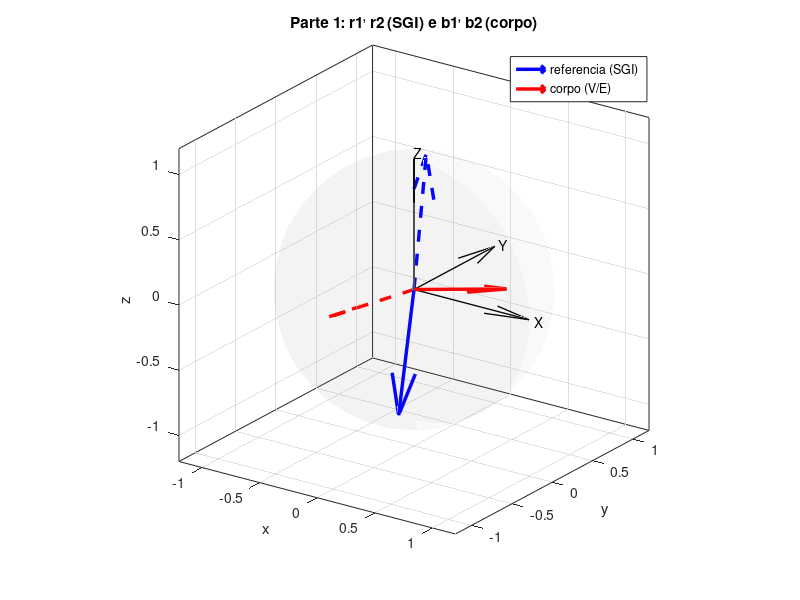
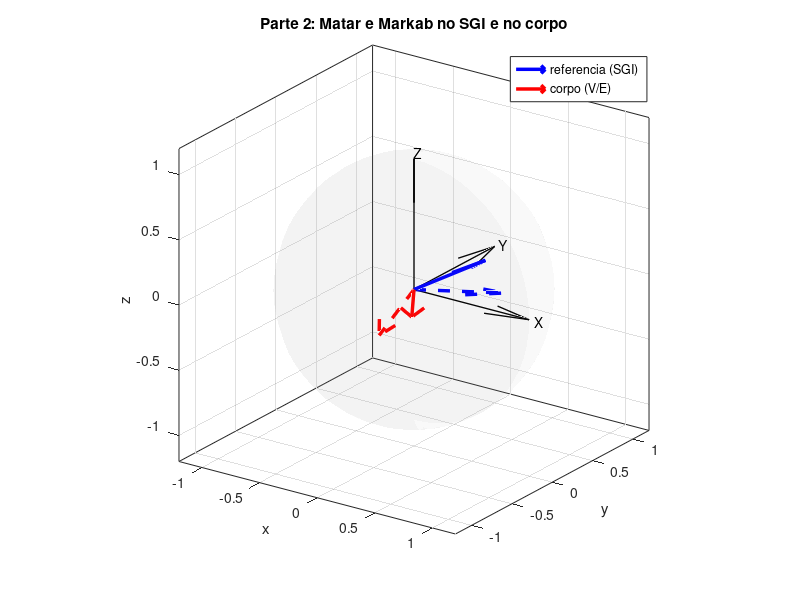

The MATLAB script that drew these images, in order:
%% ======================================================================
%  PB5 - Lab de GN&C - UFABC - Prof. A. Gil V. de Brum
%  ATITUDE DE UM V/E: REPRESENTACAO, SIMULACAO E DETERMINACAO
%
%  Parte 1 - Simula a rotacao de um V/E (matriz de atitude A132), gera os
%            vetores no sistema do corpo e recupera os angulos de atitude
%            pelo metodo algebrico (TRIAD).
%  Parte 2 - Determina a atitude do V/E a partir de duas estrelas (Matar e
%            Markab) identificadas no CDV de um sensor rastreador estelar.
%
%  Convencao adotada (ref.: "Sobre outras matrizes de atitude", Prof. Gil):
%     Rx(roll)  = [1 0 0; 0 cr sr; 0 -sr cr]
%     Ry(pitch) = [cp 0 -sp; 0 1 0; sp 0 cp]
%     Rz(yaw)   = [cy sy 0; -sy cy 0; 0 0 1]
%     A132 = Ry(pitch) * Rz(yaw) * Rx(roll)   =>   b = A132 * r
%     (rotacao em torno de x, depois z, depois y => sequencia 1-3-2)
%
%  Uso: basta digitar  >> pb5   na linha de comando (MATLAB ou Octave).
%% ======================================================================
function pb5()

clc; close all;

fprintf('======================================================================\n');
fprintf('  PB5 - ATITUDE DE UM V/E: REPRESENTACAO, SIMULACAO E DETERMINACAO\n');
fprintf('======================================================================\n');

%% ======================================================================
%  PARTE 1 - SIMULACAO DA ROTACAO E RECUPERACAO DOS ANGULOS
%% ======================================================================
fprintf('\n\n#################### P A R T E   1 ####################\n');

%% --- Item 4: vetores de referencia no SGI e seus versores --------------
r1 = [ 1; -2; -2];
r2 = [-1;  2;  3];

r1_hat = r1 / norm(r1);
r2_hat = r2 / norm(r2);

fprintf('\n--- Item 4: versores de referencia no SGI ---\n');
fprintf('  r1  = [%7.4f %7.4f %7.4f]''   |r1| = %.4f\n', r1, norm(r1));
fprintf('  r2  = [%7.4f %7.4f %7.4f]''   |r2| = %.4f\n', r2, norm(r2));
fprintf('  r1^ = [%9.6f %9.6f %9.6f]''\n', r1_hat);
fprintf('  r2^ = [%9.6f %9.6f %9.6f]''\n', r2_hat);
fprintf('  Angulo entre r1^ e r2^ : %.4f graus\n', acosd(dot(r1_hat, r2_hat)));

%% --- Item 5: as tres matrizes de rotacao elementares -------------------
roll_sim  = 187.9;   % teta_roll  (rotacao em torno de x - rolamento)
pitch_sim = 341.5;   % teta_pitch (rotacao em torno de y - arfagem)
yaw_sim   =  79.7;   % teta_yaw   (rotacao em torno de z - guinada)

Mx = rotx_gnc(roll_sim);    % i)   em torno de x, de um angulo teta_roll
My = roty_gnc(pitch_sim);   % ii)  em torno de y, de um angulo teta_pitch
Mz = rotz_gnc(yaw_sim);     % iii) em torno de z, de um angulo teta_yaw

fprintf('\n--- Item 5: matrizes de rotacao (angulos simulados) ---\n');
fprintf('  teta_roll = %.1f deg | teta_pitch = %.1f deg | teta_yaw = %.1f deg\n', ...
        roll_sim, pitch_sim, yaw_sim);
print_mat('Mx = Rx(teta_roll)', Mx);
print_mat('My = Ry(teta_pitch)', My);
print_mat('Mz = Rz(teta_yaw)', Mz);

%% --- Item 6: metodo TRIAD - rotacao dos versores (b = My*Mz*Mx*r) ------
A_sim = My * Mz * Mx;        % matriz de atitude simulada (A132)

b1_hat = A_sim * r1_hat;
b2_hat = A_sim * r2_hat;

fprintf('\n--- Item 6: versores vistos no sistema do corpo ---\n');
print_mat('A132(simulada) = My*Mz*Mx', A_sim);
fprintf('  b1^ = My*Mz*Mx*r1^ = [%9.6f %9.6f %9.6f]''\n', b1_hat);
fprintf('  b2^ = My*Mz*Mx*r2^ = [%9.6f %9.6f %9.6f]''\n', b2_hat);
fprintf('  Angulo entre b1^ e b2^ : %.4f graus (preservado pela rotacao)\n', ...
        acosd(dot(b1_hat, b2_hat)));

%% --- Item 7: metodo algebrico (TRIAD) - matrizes Mr, Mb e A_T ----------
[A_T, Mr, Mb] = triad(r1_hat, r2_hat, b1_hat, b2_hat);

fprintf('\n--- Item 7: metodo algebrico TRIAD ---\n');
print_mat('Mr = [v1 v2 v3] (triade de referencia)', Mr);
print_mat('Mb = [w1 w2 w3] (triade do corpo)', Mb);
print_mat('A_T = Mb*Mr'' (matriz de atitude determinada)', A_T);

fprintf('  Verificacao de ortogonalidade: ||A_T*A_T'' - I|| = %.3e\n', ...
        norm(A_T*A_T' - eye(3)));
fprintf('  Determinante de A_T          : %.10f\n', det(A_T));
fprintf('  Erro vs. matriz simulada     : ||A_T - A132|| = %.3e\n', ...
        norm(A_T - A_sim));

%% --- Item 8: extracao dos angulos de atitude da matriz A132 ------------
[roll_rec, pitch_rec, yaw_rec] = ang_from_A132(A_T);

fprintf('\n--- Item 8: angulos de atitude extraidos de A_T (matriz 132) ---\n');
fprintf('  A132 simbolica:\n');
fprintf('    [  cp*cy            cp*sy*cr + sp*sr    cp*sy*sr - sp*cr ]\n');
fprintf('    [ -sy               cy*cr               cy*sr            ]\n');
fprintf('    [  sp*cy            sp*sy*cr - cp*sr    sp*sy*sr + cp*cr ]\n');
fprintf('  => yaw   = asind(-A(2,1))\n');
fprintf('     pitch = atan2d(A(3,1)/cos(yaw), A(1,1)/cos(yaw))\n');
fprintf('     roll  = atan2d(A(2,3)/cos(yaw), A(2,2)/cos(yaw))\n\n');

fprintf('  %-22s %12s %12s %12s\n', 'Angulo', 'simulado', 'recuperado', 'equiv. [0,360)');
fprintf('  %-22s %12.4f %12.4f %12.4f\n', 'rolamento (roll)',  roll_sim,  roll_rec,  mod(roll_rec, 360));
fprintf('  %-22s %12.4f %12.4f %12.4f\n', 'arfagem   (pitch)', pitch_sim, pitch_rec, mod(pitch_rec, 360));
fprintf('  %-22s %12.4f %12.4f %12.4f\n', 'guinada   (yaw)',   yaw_sim,   yaw_rec,   mod(yaw_rec, 360));

err_ang = [ang_diff(roll_rec, roll_sim), ang_diff(pitch_rec, pitch_sim), ang_diff(yaw_rec, yaw_sim)];
fprintf('\n  Erro (modulo 360) : roll %.2e | pitch %.2e | yaw %.2e graus\n', err_ang);
fprintf('  ==> Os tres angulos das rotacoes simuladas foram recuperados.\n');
fprintf('  Obs.: atan2 devolve o valor principal em (-180,180]; 187.9 deg e\n');
fprintf('        341.5 deg reaparecem como -172.1 deg e -18.5 deg, angulos\n');
fprintf('        equivalentes (mesma matriz de atitude).\n');

% Reconstrucao de A132 com os angulos recuperados (fechamento do ciclo)
A_rec = roty_gnc(pitch_rec) * rotz_gnc(yaw_rec) * rotx_gnc(roll_rec);
fprintf('  Fechamento do ciclo: ||A132(angulos recuperados) - A_T|| = %.3e\n', ...
        norm(A_rec - A_T));

%% ======================================================================
%  PARTE 2 - DETERMINACAO DA ATITUDE COM SENSOR RASTREADOR ESTELAR
%% ======================================================================
fprintf('\n\n#################### P A R T E   2 ####################\n');

%% --- Dados observacionais (SGI / J2000.0) ------------------------------
% Estrela 1: Matar  (Eta Pegasi)   - AR 22h 44m 16.0s | Dec +30 21'' 32.7''''
% Estrela 2: Markab (Alpha Pegasi) - AR 23h 06m 06.0s | Dec +15 20'' 53.8''''
estrelas = {'Matar  (Eta Pegasi)', 'Markab (Alpha Pegasi)'};

AR_hms  = [22 44 16.0;      % [h m s]
           23 06 06.0];
DEC_dms = [+30 21 32.7;     % [deg arcmin arcsec]
           +15 20 53.8];

AR_deg  = hms2deg(AR_hms);
DEC_deg = dms2deg(DEC_dms);

% Versores de referencia no SGI: r = [cos(d)cos(a); cos(d)sin(a); sin(d)]
R_ref = radec2vec(AR_deg, DEC_deg);
s1_hat = R_ref(:,1);
s2_hat = R_ref(:,2);

fprintf('\n--- Dados de entrada: coordenadas inerciais (SGI/J2000.0) ---\n');
for k = 1:2
    fprintf('  %s\n', estrelas{k});
    fprintf('    AR  = %2dh %2dm %4.1fs  = %10.6f deg\n', AR_hms(k,:), AR_deg(k));
    fprintf('    Dec = %+3d %2d'' %4.1f" = %10.6f deg\n', DEC_dms(k,:), DEC_deg(k));
    fprintf('    r%d^ = [%9.6f %9.6f %9.6f]''\n', k, R_ref(:,k));
end

%% --- Vetores medidos no sistema do corpo (saida do sensor) -------------
b1_st = [ 0.5506; -0.8138; 0.1858];
b2_st = [-0.3521; -0.9351; 0.0386];

fprintf('\n--- Dados de entrada: vetores medidos no sistema do corpo ---\n');
fprintf('  b1 = [%9.6f %9.6f %9.6f]''   |b1| = %.6f\n', b1_st, norm(b1_st));
fprintf('  b2 = [%9.6f %9.6f %9.6f]''   |b2| = %.6f\n', b2_st, norm(b2_st));

% Normalizacao (o sensor entrega os vetores ja praticamente unitarios)
b1_st_hat = b1_st / norm(b1_st);
b2_st_hat = b2_st / norm(b2_st);

%% --- Verificacao de consistencia dos dados -----------------------------
% Uma rotacao e uma transformacao ortogonal: ela PRESERVA o angulo entre
% os vetores. Logo, o angulo entre b1 e b2 tem de ser igual ao angulo
% entre r1^ e r2^. Este teste deve preceder qualquer determinacao.
ang_ref   = acosd(max(-1, min(1, dot(s1_hat, s2_hat))));
ang_corpo = acosd(max(-1, min(1, dot(b1_st_hat, b2_st_hat))));

fprintf('\n--- Verificacao de consistencia (invariancia do angulo) ---\n');
fprintf('  Angulo entre as estrelas no SGI  : %.4f graus\n', ang_ref);
fprintf('  Angulo entre b1 e b2 (corpo)     : %.4f graus\n', ang_corpo);
fprintf('  Discrepancia                     : %+.4f graus\n', ang_corpo - ang_ref);

% Teste da hipotese de erro de sinal na 1a componente de b2
b2_corr     = [-b2_st(1); b2_st(2); b2_st(3)];
b2_corr_hat = b2_corr / norm(b2_corr);
ang_corr    = acosd(max(-1, min(1, dot(b1_st_hat, b2_corr_hat))));

if abs(ang_corpo - ang_ref) > 0.5
    fprintf('\n  *** ATENCAO: discrepancia de %.2f graus. Um sensor estelar tem\n', ...
            abs(ang_corpo - ang_ref));
    fprintf('      exatidao da ordem de segundos de arco; um erro desta magnitude\n');
    fprintf('      NAO e ruido de medida - os dados publicados sao inconsistentes.\n');
    fprintf('\n  Teste de hipotese (troca de sinal na 1a componente de b2):\n');
    fprintf('      b2 = [%+.4f %+.4f %+.4f] => angulo = %.4f graus\n', ...
            b2_corr, ang_corr);
    fprintf('      discrepancia = %+.4f graus (%.1f segundos de arco)\n', ...
            ang_corr - ang_ref, abs(ang_corr - ang_ref)*3600);
    fprintf('      ==> compativel com o arredondamento das 4 casas decimais:\n');
    fprintf('          o sinal "-" em b2(1) e um erro de digitacao do enunciado.\n');
end

%% --- Determinacao da atitude pelo metodo algebrico (TRIAD) -------------
% Os dois cenarios sao resolvidos: (A) dados exatamente como publicados e
% (B) com o sinal de b2(1) corrigido - fisicamente consistente.
cenarios = {'CENARIO A - dados exatamente como publicados', ...
            'CENARIO B - b2(1) com sinal corrigido (+0.3521)'};
B2_casos = [b2_st_hat, b2_corr_hat];

A_caso   = zeros(3,3,2);
ang_caso = zeros(3,2);
res_caso = zeros(2,2);

for k = 1:2
    b2_k = B2_casos(:,k);
    [A_k, Mr_k, Mb_k] = triad(s1_hat, s2_hat, b1_st_hat, b2_k);

    [rl, pt, yw] = ang_from_A132(A_k);
    e1 = acosd(max(-1, min(1, dot(A_k*s1_hat, b1_st_hat))));
    e2 = acosd(max(-1, min(1, dot(A_k*s2_hat, b2_k))));

    A_caso(:,:,k)  = A_k;
    ang_caso(:,k)  = [rl; pt; yw];
    res_caso(:,k)  = [e1; e2];

    fprintf('\n\n=== %s ===\n', cenarios{k});
    fprintf('\n--- Metodo algebrico (TRIAD - Wertz, 1978) ---\n');
    print_mat('Mr (triade de referencia)', Mr_k);
    print_mat('Mb (triade do corpo)', Mb_k);
    print_mat('A = Mb*Mr'' (ATITUDE DO V/E)', A_k);
    fprintf('  Ortogonalidade: ||A*A'' - I|| = %.3e | det(A) = %.10f\n', ...
            norm(A_k*A_k' - eye(3)), det(A_k));

    fprintf('\n--- Atitude em angulos de Euler (sequencia 132) ---\n');
    fprintf('  %-22s %14s %16s\n', 'Angulo', 'valor [deg]', 'equiv. [0,360)');
    fprintf('  %-22s %14.4f %16.4f\n', 'rolamento (roll)',  rl, mod(rl, 360));
    fprintf('  %-22s %14.4f %16.4f\n', 'arfagem   (pitch)', pt, mod(pt, 360));
    fprintf('  %-22s %14.4f %16.4f\n', 'guinada   (yaw)',   yw, mod(yw, 360));

    % O TRIAD casa b1 exatamente; todo o erro sobra no segundo vetor
    fprintf('\n  Residuo angular em b1 (vetor de maior peso) : %.4f graus\n', e1);
    fprintf('  Residuo angular em b2                       : %.4f graus\n', e2);
end

%% --- Resultado adotado -------------------------------------------------
% O cenario B e o unico fisicamente admissivel (preserva o angulo entre as
% direcoes), e portanto e a resposta adotada para a atitude do V/E.
b2_ad = b2_corr_hat;
A_ad  = A_caso(:,:,2);
roll_ad = ang_caso(1,2); pitch_ad = ang_caso(2,2); yaw_ad = ang_caso(3,2);

fprintf('\n\n======================================================================\n');
fprintf('  RESPOSTA - ATITUDE DO V/E NO INSTANTE DA AQUISICAO\n');
fprintf('======================================================================\n');
fprintf('  %-22s %14s %14s\n', 'Angulo', 'Cenario A', 'Cenario B*');
fprintf('  %-22s %14.4f %14.4f\n', 'rolamento (roll)',  ang_caso(1,1), ang_caso(1,2));
fprintf('  %-22s %14.4f %14.4f\n', 'arfagem   (pitch)', ang_caso(2,1), ang_caso(2,2));
fprintf('  %-22s %14.4f %14.4f\n', 'guinada   (yaw)',   ang_caso(3,1), ang_caso(3,2));
fprintf('  %-22s %14.4f %14.4f\n', 'residuo em b2 [deg]', res_caso(2,1), res_caso(2,2));
print_mat('Matriz de atitude adotada (cenario B)', A_ad);
fprintf('  (*) Cenario B adotado: e o unico que preserva o angulo entre as\n');
fprintf('      direcoes observadas, condicao necessaria para que exista uma\n');
fprintf('      matriz de atitude compativel com as duas medidas.\n');

%% ======================================================================
%  QUESTAO C - VARIAS ESTRELAS NO CDV: O PROBLEMA DE WAHBA
%% ======================================================================
% O TRIAD usa apenas 2 direcoes e descarta informacao. Com N > 2 estrelas
% resolve-se o problema de Wahba: minimizar
%       J(A) = (1/2) * soma_k[ w_k * |b_k - A*r_k|^2 ],
% cuja solucao otima e obtida pelo metodo q de Davenport (base do QUEST):
% monta-se a matriz K (4x4) e toma-se o autovetor do maior autovalor, que
% e o quaternio de atitude procurado.
fprintf('\n\n#################### Q U E S T A O   C ####################\n');

%% --- C.1: Wahba aplicado as duas estrelas reais ------------------------
A_wahba = davenport_q(R_ref, [b1_st_hat, b2_ad], [0.5; 0.5]);
[roll_w, pitch_w, yaw_w] = ang_from_A132(A_wahba);

fprintf('\n--- C.1: metodo q de Davenport nas 2 estrelas (cenario B) ---\n');
print_mat('A_wahba (pesos iguais)', A_wahba);
fprintf('  %-22s %12s %12s %12s\n', 'Angulo', 'TRIAD', 'Wahba', 'dif [deg]');
fprintf('  %-22s %12.4f %12.4f %12.4f\n', 'rolamento (roll)',  roll_ad,  roll_w,  ang_diff(roll_w, roll_ad));
fprintf('  %-22s %12.4f %12.4f %12.4f\n', 'arfagem   (pitch)', pitch_ad, pitch_w, ang_diff(pitch_w, pitch_ad));
fprintf('  %-22s %12.4f %12.4f %12.4f\n', 'guinada   (yaw)',   yaw_ad,   yaw_w,   ang_diff(yaw_w, yaw_ad));
fprintf('\n  Com apenas 2 direcoes quase consistentes os dois metodos coincidem;\n');
fprintf('  a diferenca aparece quando ha redundancia (N > 2) e ruido.\n');

%% --- C.2: simulacao com N estrelas no CDV (TRIAD x QUEST) --------------
% Atitude verdadeira conhecida, N estrelas sinteticas no CDV e ruido
% gaussiano de 20 segundos de arco por eixo (tipico de um AST).
rng_seed = 42;
if exist('rng', 'builtin') || exist('rng', 'file'), rng(rng_seed); else, rand('seed', rng_seed); randn('seed', rng_seed); end

A_true   = roty_gnc(pitch_sim) * rotz_gnc(yaw_sim) * rotx_gnc(roll_sim);
N_est    = 8;
sigma_as = 20;                       % ruido do sensor [segundos de arco]
sigma    = sigma_as / 3600;          % em graus

R_sim = zeros(3, N_est);
B_sim = zeros(3, N_est);
for k = 1:N_est
    v = randn(3,1);  R_sim(:,k) = v / norm(v);                 % estrela k no SGI
    bk = A_true * R_sim(:,k);
    bk = bk + (sigma*pi/180) * randn(3,1);                     % ruido de medida
    B_sim(:,k) = bk / norm(bk);
end

% TRIAD: obrigado a escolher so 2 das N estrelas (usa as duas primeiras)
A_triad_N = triad(R_sim(:,1), R_sim(:,2), B_sim(:,1), B_sim(:,2));
% QUEST/Wahba: usa todas as N estrelas
A_quest_N = davenport_q(R_sim, B_sim, ones(N_est,1));

fprintf('\n--- C.2: simulacao com %d estrelas no CDV (ruido = %d arcsec) ---\n', N_est, sigma_as);
fprintf('  Atitude verdadeira : roll = %.1f | pitch = %.1f | yaw = %.1f deg\n', ...
        roll_sim, pitch_sim, yaw_sim);
fprintf('  Erro do TRIAD (so 2 estrelas de %d) : %8.2f segundos de arco\n', ...
        N_est, err_ang_matriz(A_triad_N, A_true)*3600);
fprintf('  Erro do QUEST (todas as %d estrelas): %8.2f segundos de arco\n', ...
        N_est, err_ang_matriz(A_quest_N, A_true)*3600);
fprintf('\n  ==> RESPOSTA: com varias estrelas nao se usa o metodo algebrico.\n');
fprintf('      Resolve-se o problema de Wahba (metodo q de Davenport / QUEST),\n');
fprintf('      que pondera TODAS as direcoes medidas pelos respectivos pesos.\n');
fprintf('      O erro cai aproximadamente com 1/sqrt(N), como se ve acima.\n');

%% ======================================================================
%  FIGURAS
%% ======================================================================
% Fig. 1 - Parte 1: versores de referencia e do corpo
figure('Name', 'PB5 - Parte 1: rotacao simulada', 'Color', 'w');
plot_frames(r1_hat, r2_hat, b1_hat, b2_hat, ...
            'Parte 1: r1^, r2^ (SGI) e b1^, b2^ (corpo)');

% Fig. 2 - Parte 2: estrelas no SGI e no sistema do corpo (cenario adotado)
figure('Name', 'PB5 - Parte 2: sensor de estrelas', 'Color', 'w');
plot_frames(s1_hat, s2_hat, b1_st_hat, b2_ad, ...
            'Parte 2: Matar e Markab no SGI e no corpo');

saveas(figure(1), 'pb5_parte1_vetores.png');
saveas(figure(2), 'pb5_parte2_estrelas.png');

fprintf('\n======================================================================\n');
fprintf('  Figuras salvas: pb5_parte1_vetores.png / pb5_parte2_estrelas.png\n');
fprintf('======================================================================\n');

end % ---------------------------- fim de pb5 ---------------------------


%% ======================================================================
%  FUNCOES AUXILIARES
%% ======================================================================

function R = rotx_gnc(ang)
% Rotacao em torno de x (rolamento) - convencao do curso
    c = cosd(ang); s = sind(ang);
    R = [1  0  0; 0  c  s; 0 -s  c];
end

function R = roty_gnc(ang)
% Rotacao em torno de y (arfagem) - convencao do curso
    c = cosd(ang); s = sind(ang);
    R = [c  0 -s; 0  1  0; s  0  c];
end

function R = rotz_gnc(ang)
% Rotacao em torno de z (guinada) - convencao do curso
    c = cosd(ang); s = sind(ang);
    R = [ c  s  0; -s  c  0; 0  0  1];
end

function [A, Mr, Mb] = triad(r1_hat, r2_hat, b1_hat, b2_hat)
% Metodo algebrico TRIAD (Wertz, 1978).
% Constroi uma triade ortonormal em cada sistema a partir de dois vetores
% e obtem a atitude por A = Mb*Mr'. O primeiro vetor (r1/b1) e casado
% exatamente; o segundo entra apenas pela direcao do produto vetorial.
    v1 = r1_hat;
    v2 = cross(r1_hat, r2_hat);  v2 = v2 / norm(v2);
    v3 = cross(v1, v2);
    Mr = [v1, v2, v3];

    w1 = b1_hat;
    w2 = cross(b1_hat, b2_hat);  w2 = w2 / norm(w2);
    w3 = cross(w1, w2);
    Mb = [w1, w2, w3];

    A = Mb * Mr';
end

function [roll, pitch, yaw] = ang_from_A132(A)
% Extrai rolamento, arfagem e guinada (graus) da matriz de atitude 132,
% A132 = Ry(pitch)*Rz(yaw)*Rx(roll):
%   [  cp*cy     cp*sy*cr + sp*sr    cp*sy*sr - sp*cr ]
%   [ -sy        cy*cr               cy*sr            ]
%   [  sp*cy     sp*sy*cr - cp*sr    sp*sy*sr + cp*cr ]
% O yaw sai do seno (limitado a [-90,90], evitando a ambiguidade) e os
% outros dois de atan2, ja com o primeiro angulo conhecido.
    s_yaw = -A(2,1);
    s_yaw = max(-1, min(1, s_yaw));       % protecao contra |.|>1 numerico
    yaw   = asind(s_yaw);
    c_yaw = cosd(yaw);

    if abs(c_yaw) < 1e-10                 % singularidade (gimbal lock)
        warning('ang_from_A132:gimbalLock', ...
                'cos(yaw) ~ 0: roll e pitch nao sao separaveis; roll fixado em 0.');
        roll  = 0;
        pitch = atan2d(-A(1,3), A(3,3));
    else
        pitch = atan2d(A(3,1)/c_yaw, A(1,1)/c_yaw);
        roll  = atan2d(A(2,3)/c_yaw, A(2,2)/c_yaw);
    end
end

function A = davenport_q(R, B, w)
% Solucao do problema de Wahba pelo metodo q de Davenport (base do QUEST).
% Minimiza J(A) = (1/2)*soma[ w_k*|b_k - A*r_k|^2 ] para N >= 2 vetores.
% R e B: 3xN com os versores de referencia e medidos; w: pesos (Nx1).
    w = w(:) / sum(w);
    Bm = zeros(3);
    for k = 1:numel(w)
        Bm = Bm + w(k) * (B(:,k) * R(:,k)');
    end
    S = Bm + Bm';
    z = [Bm(2,3) - Bm(3,2); Bm(3,1) - Bm(1,3); Bm(1,2) - Bm(2,1)];
    sigma = trace(Bm);

    K = [S - sigma*eye(3), z; z', sigma];       % matriz de Davenport 4x4

    [V, D] = eig(K);
    [~, idx] = max(real(diag(D)));              % autovetor do maior autovalor
    q = real(V(:, idx));
    q = q / norm(q);
    qv = q(1:3); q4 = q(4);                     % quaternio [vetor; escalar]

    % Matriz de atitude a partir do quaternio (mesma convencao b = A*r)
    A = (q4^2 - qv'*qv)*eye(3) + 2*(qv*qv') - 2*q4*skew(qv);
end

function S = skew(v)
% Matriz antissimetrica associada ao produto vetorial
    S = [   0, -v(3),  v(2);
         v(3),     0, -v(1);
        -v(2),  v(1),     0];
end

function d = hms2deg(hms)
% Ascensao reta em h/m/s -> graus
    d = (hms(:,1) + hms(:,2)/60 + hms(:,3)/3600) * 15;
end

function d = dms2deg(dms)
% Declinacao em grau/arcmin/arcsec -> graus (preserva o sinal)
    sgn = sign(dms(:,1));
    sgn(sgn == 0) = 1;
    d = sgn .* (abs(dms(:,1)) + dms(:,2)/60 + dms(:,3)/3600);
end

function V = radec2vec(ra_deg, dec_deg)
% Versores no SGI a partir de ascensao reta e declinacao (graus)
    V = [cosd(dec_deg) .* cosd(ra_deg), ...
         cosd(dec_deg) .* sind(ra_deg), ...
         sind(dec_deg)]';
end

function d = ang_diff(a, b)
% Menor diferenca angular entre dois angulos, em graus
    d = mod(a - b + 180, 360) - 180;
end

function e = err_ang_matriz(A, A_ref)
% Erro de atitude (angulo unico de Euler da rotacao residual), em graus.
% A rotacao residual e dA = A*A_ref'; seu traco da o angulo de rotacao.
    dA = A * A_ref';
    c  = max(-1, min(1, (trace(dA) - 1) / 2));
    e  = acosd(c);
end

function print_mat(nome, M)
% Impressao formatada de uma matriz 3x3
    fprintf('\n  %s =\n', nome);
    for i = 1:3
        fprintf('    [ %11.6f  %11.6f  %11.6f ]\n', M(i,1), M(i,2), M(i,3));
    end
    fprintf('\n');
end

function plot_frames(r1, r2, b1, b2, titulo)
% Visualizacao 3D dos versores no SGI e no sistema do corpo
    hold on; grid on; box on;
    O = zeros(3,1);

    % Eixos do SGI
    quiver3(0,0,0, 1,0,0, 0, 'k', 'LineWidth', 1);
    quiver3(0,0,0, 0,1,0, 0, 'k', 'LineWidth', 1);
    quiver3(0,0,0, 0,0,1, 0, 'k', 'LineWidth', 1);
    text(1.05, 0, 0, 'X'); text(0, 1.05, 0, 'Y'); text(0, 0, 1.05, 'Z');

    h1 = quiver3(O(1),O(2),O(3), r1(1),r1(2),r1(3), 0, 'b', 'LineWidth', 2.5);
    quiver3(O(1),O(2),O(3), r2(1),r2(2),r2(3), 0, 'b--', 'LineWidth', 2.5);
    h2 = quiver3(O(1),O(2),O(3), b1(1),b1(2),b1(3), 0, 'r', 'LineWidth', 2.5);
    quiver3(O(1),O(2),O(3), b2(1),b2(2),b2(3), 0, 'r--', 'LineWidth', 2.5);

    % Esfera unitaria de referencia
    [xs, ys, zs] = sphere(30);
    surf(xs, ys, zs, 'FaceAlpha', 0.05, 'EdgeColor', [0.8 0.8 0.8], ...
         'FaceColor', [0.5 0.5 0.5], 'EdgeAlpha', 0.2);

    legend([h1 h2], {'referencia (SGI)', 'corpo (V/E)'}, 'Location', 'northeast');
    xlabel('x'); ylabel('y'); zlabel('z'); title(titulo);
    axis equal; view(35, 22);
    xlim([-1.2 1.2]); ylim([-1.2 1.2]); zlim([-1.2 1.2]);
end
